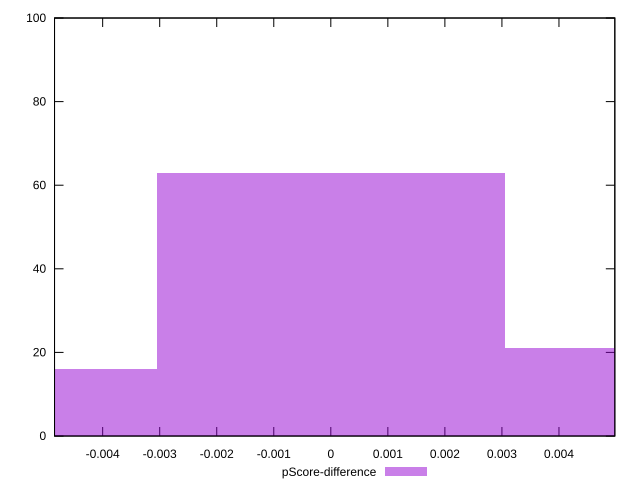

This chart was generated by the following gnuplot code:
reset

$pScoreDifference <<EOF
0 63
-0.006097588315669532 16
0.006097588315669532 21
EOF

set key outside below
set boxwidth 0.006097588315669532
set xrange [-0.004843800148644717:0.004979397190874257]
set yrange [0:100]
set trange [0:100]
set style fill transparent solid 0.5 noborder
set terminal svg size 640, 490 enhanced background rgb 'white'
set output "reprap/bootup-time/samples/pages+cached+noexternal/pScore-difference/histogram.svg"

plot $pScoreDifference title "pScore-difference" with boxes

reset
